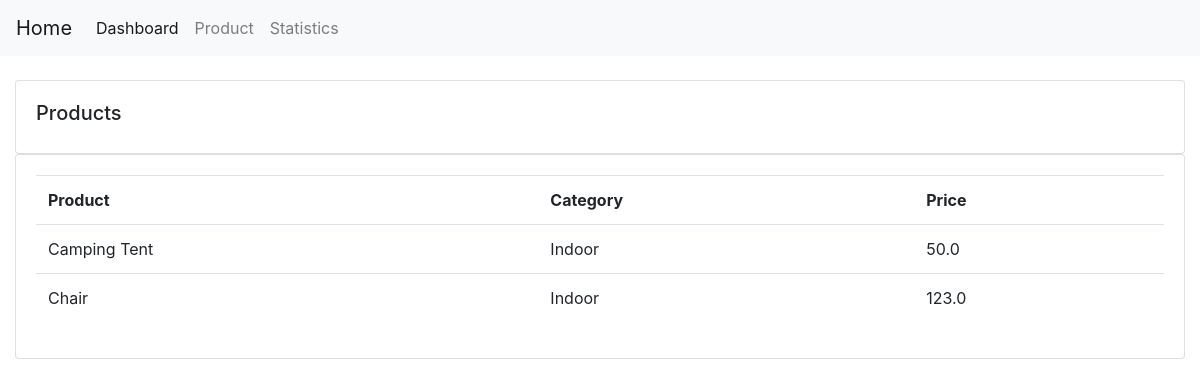
The app's page /product/ with its own data.
### Inv/models.py (models this page shows, shortened)
class Product(models.Model):
    CATEGORY = (
        ('Indoor','Indoor'),
        ('Out door','Out door'),
    )
    name = models.CharField(max_length=50, null=True)
    price = models.FloatField()
    category = models.CharField(max_length=50, null=True, choices=CATEGORY)
    date_created = models.DateTimeField(auto_now_add=True, null=True)
    tags = models.ManyToManyField(Tags)

### Inv/views.py (the view)
# urls.py: path('product/', views.product, name='Product'),
def product(request):
    item=Product.objects.all()
    context={
        'item':item
    }
    return render(request,'Inv/product.html', context)

### template/Inv/product.html
{% extends 'Inv/base.html' %}
{% block content %}
<br>
<div class="row">
    <div class="col-md">
        <div class="card card-body">
            <h5>Products</h5>
        </div>
        <div class="card card-body">
            <table class="table">
                <tr>
                    <th>Product</th>
                    <th>Category</th>
                    <th>Price</th>
                </tr>
                {% for i in item %}
                <tr>
                    <td>{{i.name}}</td>
                    <td>{{i.category}}</td>
                    <td>{{i.price}}</td>
                </tr>
                {% endfor %}
            </table>
        </div>
    </div>
</div>
{% endblock %}

### records on screen
Product: name "Camping Tent", category "Indoor", price "50.0"
Product: name "Chair", category "Indoor", price "123.0"
